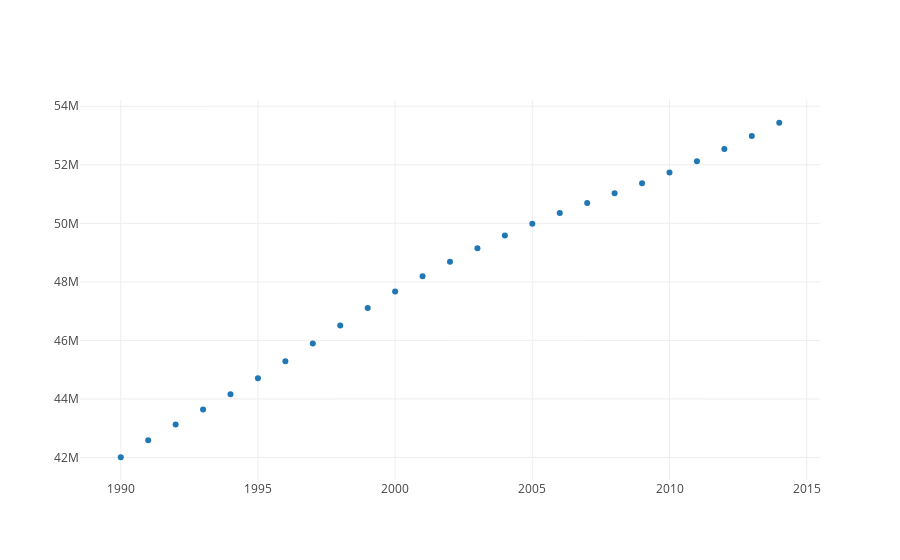

The notebook cell this image was saved under:
### Code cell
country = 'Myanmar'
indicator = 'population'# 'gdp_percap'#
trace = go.Scatter(x = nations[nations['country']==country].year ,
          y = nations[nations['country']==country][indicator],
                   #line = dict(color = '#17BECF'),
                   mode = 'markers'
          )
data = [trace]

iplot(data)

### Figure 1 — Plotly figure (JSON) as saved in the notebook; plotly's stock layout.template omitted (floating-point values rounded to 4 significant figures)
{"data": [{"mode": "markers", "type": "scatter", "x": [1997, 1995, 1996, 2007, 2008, 2009, 2010, 2011, 2013, 2002, 2014, 1991, 1992, 1994, 2004, 1999, 2005, 2006, 1998, 1990, 2000, 2012, 1993, 2003, 2001], "y": [45895991, 44710931, 45290888, 50698814, 51030006, 51369725, 51733013, 52125411, 52983829, 48689952, 53437159, 42588029, 43126260, 44164109, 49582751, 47106923, 49984704, 50355559, 46509586, 42007309, 47669791, 52543841, 43642311, 49151958, 48195684]}], "layout": {}}
